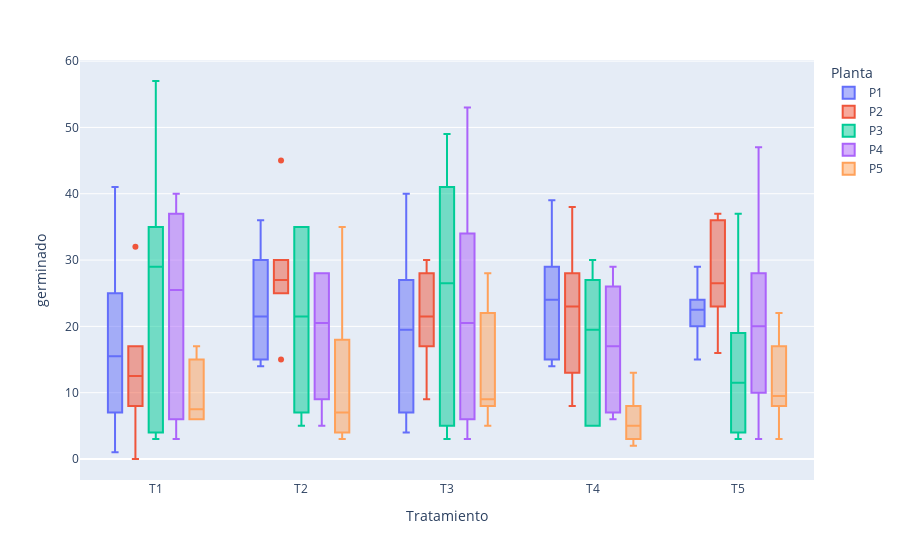

Notebook source saved alongside this figure:
### Code cell
#Grafico Muestral 3 interactivo de % de germinación separado por tratamiento. NOTA se pueden desactivar las plantas individualmente
#Haciendo click en cada caja
#
import plotly.express as px

df = pd.read_excel("DB.xls", sheet_name="db")
Muestral1=df[df['Muestral']==3]

fig = px.box(df, x="Tratamiento", y="germinado", color="Planta")
fig.update_traces(quartilemethod="exclusive") # or "inclusive", or "linear" by default
fig.show()

### Figure 1 — Plotly figure (JSON) as saved in the notebook; plotly's stock layout.template omitted (floating-point values rounded to 4 significant figures)
{"data": [{"alignmentgroup": "True", "hovertemplate": "Planta=P1<br>Tratamiento=%{x}<br>germinado=%{y}<extra></extra>", "legendgroup": "P1", "marker": {"color": "#636efa"}, "name": "P1", "notched": false, "offsetgroup": "P1", "orientation": "v", "quartilemethod": "exclusive", "showlegend": true, "type": "box", "x": ["T1", "T1", "T2", "T2", "T3", "T3", "T4", "T4", "T5", "T5", "T1", "T1", "T2", "T2", "T3", "T3", "T4", "T4", "T5", "T5", "T1", "T1", "T2", "T2", "T3", "T3", "T4", "T4", "T5", "T5"], "x0": " ", "xaxis": "x", "y": [7, 1, 16, 27, 27, 7, 14, 23, 22, 15, 21, 41, 30, 36, 40, 4, 39, 25, 29, 23, 25, 10, 14, 15, 17, 22, 29, 15, 24, 20], "y0": " ", "yaxis": "y"}, {"alignmentgroup": "True", "hovertemplate": "Planta=P2<br>Tratamiento=%{x}<br>germinado=%{y}<extra></extra>", "legendgroup": "P2", "marker": {"color": "#EF553B"}, "name": "P2", "notched": false, "offsetgroup": "P2", "orientation": "v", "quartilemethod": "exclusive", "showlegend": true, "type": "box", "x": ["T1", "T1", "T2", "T2", "T3", "T3", "T4", "T4", "T5", "T5", "T1", "T1", "T2", "T2", "T3", "T3", "T4", "T4", "T5", "T5", "T1", "T1", "T2", "T2", "T3", "T3", "T4", "T4", "T5", "T5"], "x0": " ", "xaxis": "x", "y": [8, 0, 15, 28, 28, 9, 13, 24, 23, 16, 32, 16, 25, 26, 30, 25, 22, 38, 30, 36, 9, 17, 30, 45, 17, 18, 28, 8, 37, 23], "y0": " ", "yaxis": "y"}, {"alignmentgroup": "True", "hovertemplate": "Planta=P3<br>Tratamiento=%{x}<br>germinado=%{y}<extra></extra>", "legendgroup": "P3", "marker": {"color": "#00cc96"}, "name": "P3", "notched": false, "offsetgroup": "P3", "orientation": "v", "quartilemethod": "exclusive", "showlegend": true, "type": "box", "x": ["T1", "T1", "T2", "T2", "T3", "T3", "T4", "T4", "T5", "T5", "T1", "T1", "T2", "T2", "T3", "T3", "T4", "T4", "T5", "T5", "T1", "T1", "T2", "T2", "T3", "T3", "T4", "T4", "T5", "T5"], "x0": " ", "xaxis": "x", "y": [4, 3, 7, 5, 5, 3, 5, 5, 6, 4, 35, 57, 35, 27, 35, 49, 19, 20, 37, 3, 33, 25, 35, 16, 18, 41, 30, 27, 17, 19], "y0": " ", "yaxis": "y"}, {"alignmentgroup": "True", "hovertemplate": "Planta=P4<br>Tratamiento=%{x}<br>germinado=%{y}<extra></extra>", "legendgroup": "P4", "marker": {"color": "#ab63fa"}, "name": "P4", "notched": false, "offsetgroup": "P4", "orientation": "v", "quartilemethod": "exclusive", "showlegend": true, "type": "box", "x": ["T1", "T1", "T2", "T2", "T3", "T3", "T4", "T4", "T5", "T5", "T1", "T1", "T2", "T2", "T3", "T3", "T4", "T4", "T5", "T5", "T1", "T1", "T2", "T2", "T3", "T3", "T4", "T4", "T5", "T5"], "x0": " ", "xaxis": "x", "y": [6, 3, 5, 9, 6, 3, 6, 7, 13, 10, 37, 27, 28, 28, 34, 53, 25, 29, 28, 3, 24, 40, 23, 18, 21, 20, 9, 26, 47, 27], "y0": " ", "yaxis": "y"}, {"alignmentgroup": "True", "hovertemplate": "Planta=P5<br>Tratamiento=%{x}<br>germinado=%{y}<extra></extra>", "legendgroup": "P5", "marker": {"color": "#FFA15A"}, "name": "P5", "notched": false, "offsetgroup": "P5", "orientation": "v", "quartilemethod": "exclusive", "showlegend": true, "type": "box", "x": ["T1", "T1", "T2", "T2", "T3", "T3", "T4", "T4", "T5", "T5", "T1", "T1", "T2", "T2", "T3", "T3", "T4", "T4", "T5", "T5", "T1", "T1", "T2", "T2", "T3", "T3", "T4", "T4", "T5", "T5"], "x0": " ", "xaxis": "x", "y": [15, 8, 4, 4, 8, 5, 6, 8, 8, 3, 6, 17, 10, 3, 10, 8, 2, 4, 17, 8, 6, 7, 18, 35, 22, 28, 3, 13, 11, 22], "y0": " ", "yaxis": "y"}], "layout": {"boxmode": "group", "legend": {"title": {"text": "Planta"}, "tracegroupgap": 0}, "margin": {"t": 60}, "xaxis": {"anchor": "y", "domain": [0, 1], "title": {"text": "Tratamiento"}}, "yaxis": {"anchor": "x", "domain": [0, 1], "title": {"text": "germinado"}}}}
